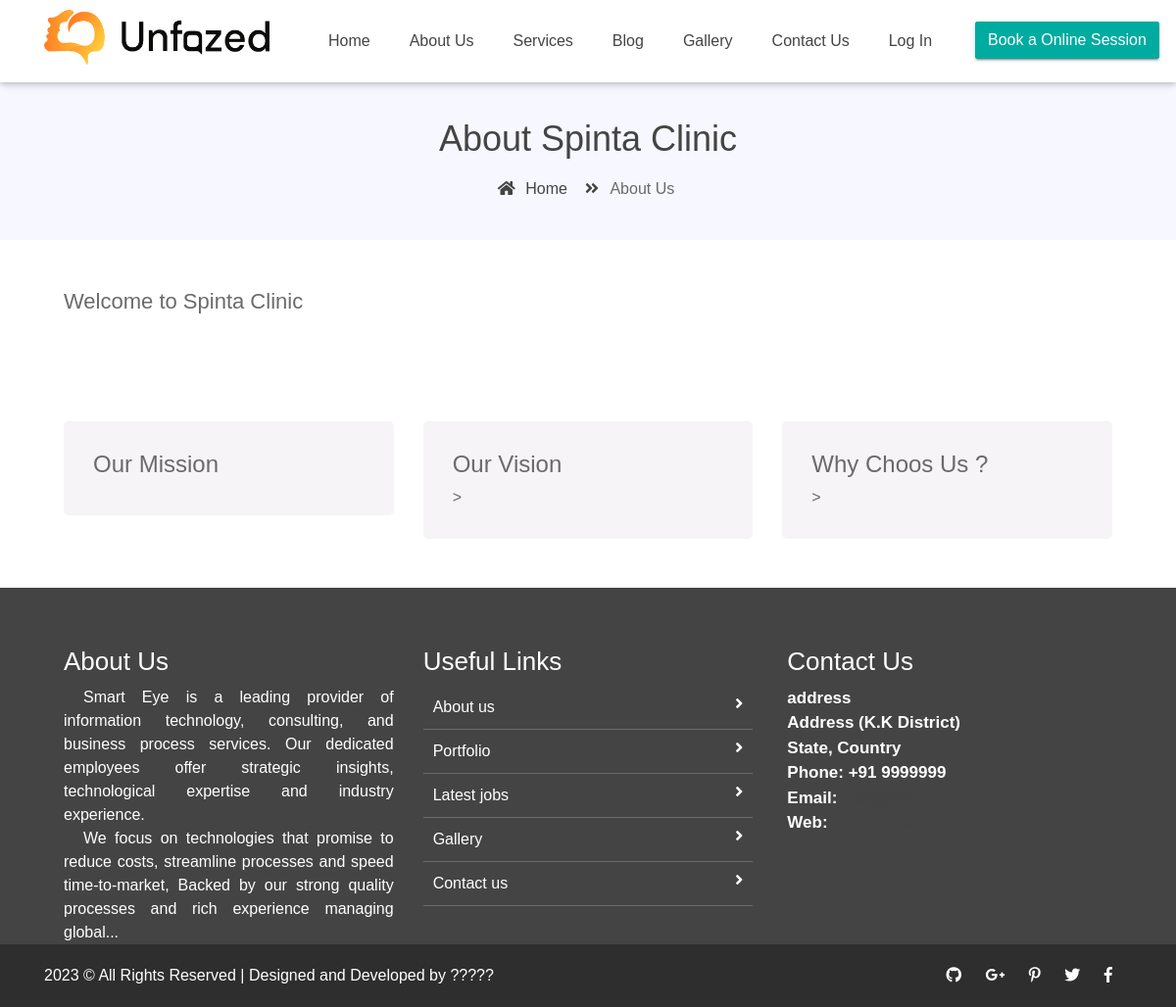
The app's page /about_us, older data.
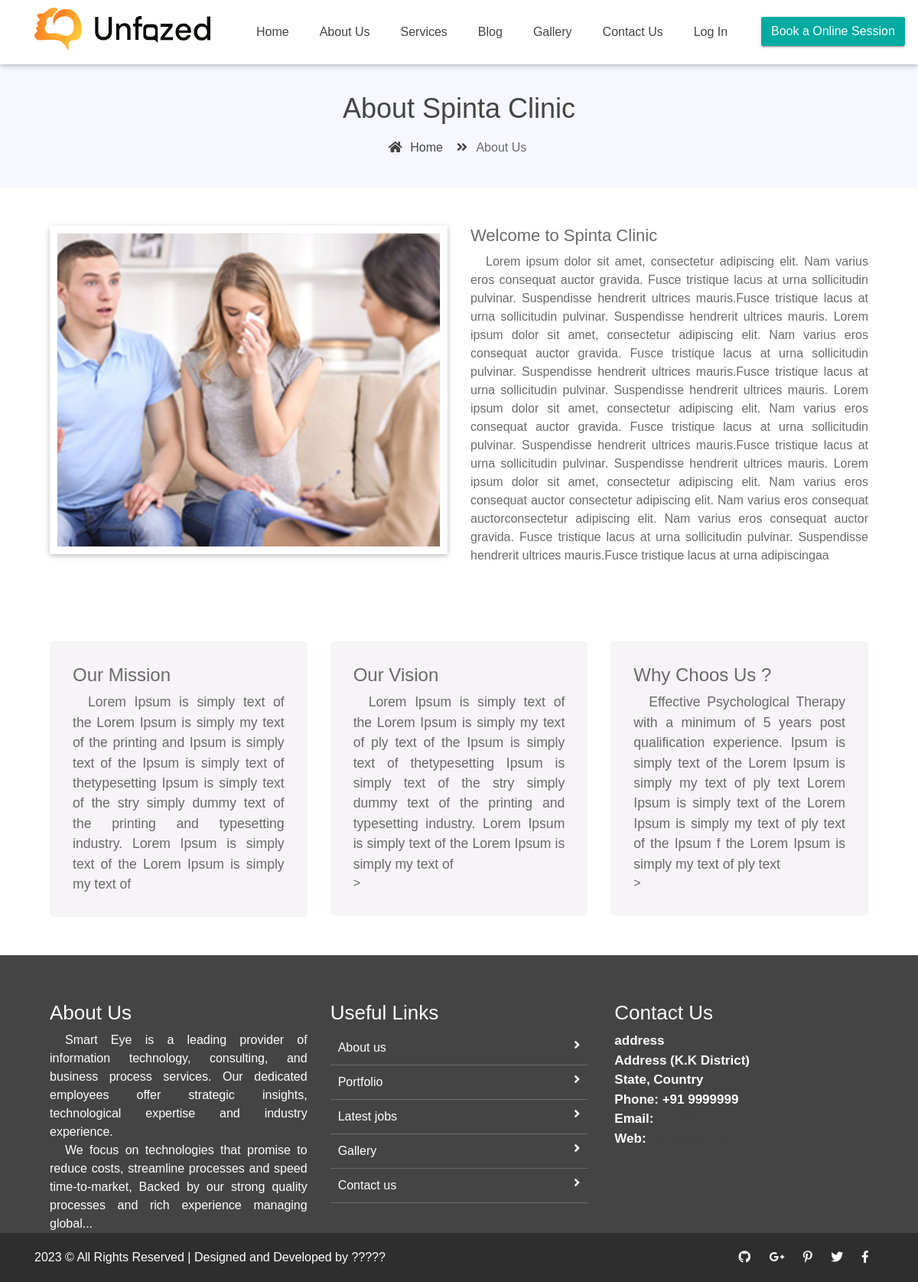
The same page, newer data.
### app1/models.py (models this page shows, shortened)
class About_us(models.Model):
	srno = models.CharField(max_length=10, null=True,blank=True)
	content = models.CharField(max_length=1500)
	image = models.ImageField(upload_to='about_us')
	def __str__(self):
		return (self.srno)

class mission_vision(models.Model):
	name = models.CharField(max_length=20)
	mission = models.CharField(max_length=500,null=True,blank=True)
	vision = models.CharField(max_length=500, null=True,blank=True)
	why_choose_us = models.CharField(max_length=500,null=True,blank=True)

### app1/views.py (the view)
# urls.py: path('about_us',views.about_us, name='about_us'),
def about_us(request):
	about = About_us.objects.all()
	print(about)
	mission_vision_whychooseus = mission_vision.objects.all()
	context = {
	'About' : about,
	'mvw'   : mission_vision_whychooseus,
	}
	return render(request,"about_us.html",context)

### app1/templates/about_us.html
{% extends 'base.html' %}
{% block content %}
{% load static %}
               <div class="page-nav no-margin row">
                   <div class="container">
                       <div class="row">
                           <h2>About Spinta Clinic</h2>
                           <ul>
                               <li> <a href="#"><i class="fas fa-home"></i> Home</a></li>
                               <li><i class="fas fa-angle-double-right"></i> About Us</li>
                           </ul>
                       </div>
                   </div>
               </div>
            <div class="about-us">
                <div class="container">
                    <div class="row">
                        {% for i in About %}
                        <div class="col-md-6 col-sm-12">
                            <img src="{{i.image.url}}" alt="">
                        </div>
                        {% endfor %}
                        <div class="col-md-6 col-sm-12">
                            <h2>Welcome to  Spinta  Clinic</h2>
                        {% for i in About %}
                            <p>{{i.content}}aa</p>
                        {% endfor %}
                        </div>
                    </div>
                </div>
            </div>
  	<div class="mosion-vision">
  	    <div class="container">
  	        <div class="row">
  	            <div class="col-lg-4 col-md-12">
  	                <div class="single-dd">
  	                    <h4>Our Mission</h4>
                        {% for i in mvw %}
  	                    <p>{{i.mission}}</p>
  	                    {% endfor %}
  	                </div>
  	            </div>
  	            <div class="col-lg-4 col-md-12">
  	                 <div class="single-dd">
  	                    <h4>Our Vision</h4>
  	                    {% for i in mvw %}
                        <p>{{i.vision}}</p>
                        {% endfor %}>
  	                </div>
  	            </div>
  	            <div class="col-lg-4 col-md-12">
  	                 <div class="single-dd">
  	                    <h4>Why Choos Us ?</h4>
  	                    {% for i in mvw %}
                        <p>{{i.why_choose_us}}</p>
                        {% endfor %}>
  	                </div>
  	            </div>
  	        </div>
  	    </div>
  	</div>
{% endblock %}

### app1/templates/base.html (shortened to what this page needs)
{% load static %}
<!doctype html>
<html lang="en">
<head>
    <link rel="stylesheet" href="{% static 'assets/css/bootstrap.min.css' %}">
    <link rel="stylesheet" href="{% static 'assets/css/fontawsom-all.min.css' %}">
    <link rel="stylesheet" href="{% static 'assets/plugins/slider/css/owl.carousel.min.css' %}">
    <link rel="stylesheet" href="{% static 'assets/plugins/slider/css/owl.theme.default.css' %}">
    <link rel="stylesheet" type="text/css" href="{% static 'assets/css/style.css' %}" />
</head>
<body class="active-preloader-ovh">
    <header id="menu-jk">
        <nav>
            <div class="container">
                <div class="row nav-ro">
                   <div class="col-lg-3 col-md-4 col-sm-6">
                       <a href="/"><img src="{% static 'assets/images/logo1.png' %}" alt=""></a>
                   </div>
                   <div id="menu" class="col-lg-7 col-md-8 d-none d-md-block no-padding">
                       <ul>
                            <li><a href="/">Home</a></li>
                            <li><a href="{% url 'about_us' %}">About Us</a></li>
                            <li><a href="{% url 'service' %}">Services</a></li>
                            <li><a href="{% url 'blog' %}">Blog</a></li>
                            <li><a href="{% url 'gallery' %}">Gallery</a></li>
                            <li><a href="{% url 'contact_us' %}">Contact Us</a></li>
                            <li><a href="{% url 'login' %}">Log In</a></li>
                        </ul>
                   </div>
                   <div class="col-sm-2 d-none d-lg-block">
                       <a href="{% url 'appointment' %}"><button class="btn btn-success">Book a Online Session</button></a>
                   </div>
                </div>
            </div>
        </nav>
    </header>
{% block content %}  {% endblock %}
        <footer class="footer">
            <div class="container">
                <div class="row">
                    <div class="col-md-4 col-sm-12">
                        <h2>About Us</h2>
                        <p>
                            Smart Eye is a leading provider of information technology, consulting, and business process services. Our dedicated employees offer strategic insights, technological expertise and industry experience.
                        </p>
                        <p>We focus on technologies that promise to reduce costs, streamline processes and speed time-to-market, Backed by our strong quality processes and rich experience managing global... </p>
                    </div>
                    <div class="col-md-4 col-sm-12">
                        <h2>Useful Links</h2>
                        <ul class="list-unstyled link-list">
                            <li><a ui-sref="about" href="{% url 'about_us' %}">About us</a><i class="fa fa-angle-right"></i></li>
                            <li><a ui-sref="portfolio" href="#/portfolio">Portfolio</a><i class="fa fa-angle-right"></i></li>
                            <li><a ui-sref="products" href="#/products">Latest jobs</a><i class="fa fa-angle-right"></i></li>
                            <li><a ui-sref="gallery" href="{% url 'gallery' %}">Gallery</a><i class="fa fa-angle-right"></i></li>
                            <li><a ui-sref="contact" href="{% url 'contact_us' %}">Contact us</a><i class="fa fa-angle-right"></i></li>
                        </ul>
                    </div>
                    <div class="col-md-4 col-sm-12 map-img">
                        <h2>Contact Us</h2>
                        <address class="md-margin-bottom-40">
                            address <br>
                            Address (K.K District) <br>
                            State, Country <br>
                            Phone: +91 9999999 <br>
                            Email: <a href="mailto:info@abcd.com" class="">info@abcd.in</a><br>
                            Web: <a href="smart-eye.html" class="">www.abcd.in</a>
                        </address>
                    </div>
                </div>
            </div>
        </footer>
        <div class="copy">
                <div class="container">
                    <a href="https://www.smarteyea.com/">2023 &copy; All Rights Reserved | Designed and Developed by ?????</a>
                    <span>
                    <a><i class="fab fa-github"></i></a>
                    <a><i class="fab fa-google-plus-g"></i></a>
                    <a><i class="fab fa-pinterest-p"></i></a>
                    <a><i class="fab fa-twitter"></i></a>
                    <a><i class="fab fa-facebook-f"></i></a>
            </span>
                </div>
            </div>
</body>
</html>

### app1/static/assets/css/style.css (style rules this page uses)
* { margin: 0px; padding: 0px; list-style: none; }
img { max-width: 100%; }
a { text-decoration: none; outline: none; color: #444; }
ul { margin-bottom: 0; padding-left: 0; }
html, body p { margin-bottom: 0px; width: 100%; }
.no-padding { padding: 0px; }
.no-margin { margin: 0px; }
::placeholder { color: #747f8a !important; font-size: 13px; opacity: .5 !important; }
h1, h2, h3, h4, h5, h6 { font-family: "mouse-500", Arial, Helvetica, sans-serif; }
body { background-color: #f7f7ff !important; font-family: "mouse-300", Arial, Helvetica, sans-serif; color: #6A6A6A; }
.page-nav { padding: 40px; text-align: center; padding-top: 120px; }
.page-nav ul { float: none; margin: auto; }
.page-nav h2 { font-size: 36px; width: 100%; color: #444; }
.page-nav ul li { float: left; margin-right: 10px; margin-top: 10px; font-size: 16px; }
.page-nav ul li i { width: 30px; text-align: center; color: #444; }
.page-nav ul li a { color: #444; }
.btn-success { background-color: #00ab9f; border-color: #00ab9f; }
.btn { box-shadow: 0 3px 1px -2px rgba(0, 0, 0, 0.2), 0 2px 2px 0 rgba(0, 0, 0, 0.14), 0 1px 5px 0 rgba(0, 0, 0, 0.12); border-radius: 2px; }
header { box-shadow: 0 2px 5px 0 rgba(0, 0, 0, 0.16), 0 2px 10px 0 rgba(0, 0, 0, 0.12); background-color: #FFF; position: absolute; width: 100%; z-index: 9999; }
header ul li { float: left; padding: 30px 20px; font-family: "mouse-500", Arial, Helvetica, sans-serif; font-size: 16px; }
header img { margin-top: 10px; max-width: 230px; }
header .btn { font-family: "mouse-500", Arial, Helvetica, sans-serif; margin-top: 22px; }
.scroll-to-fixed-fixed { box-shadow: 0 2px 5px 0 rgba(0, 0, 0, 0.16), 0 2px 10px 0 rgba(0, 0, 0, 0.12); background-color: #FFF; z-index: 9999; }
.mosion-vision { padding: 50px; background-color: #FFF; }
.mosion-vision .single-dd { background-color: #f6f4f6; padding: 30px; border-radius: 5px; }
.mosion-vision .single-dd p { font-size: 1.1rem; text-indent: 20px; text-align: justify; }
.footer { padding: 50px; padding-bottom: 0px; background-color: #444; color: #FFF; }
.footer h2 { font-size: 26px; margin-top: 10px; }
.footer p { text-align: justify; text-indent: 20px; }
.footer .link-list li { padding: 10px; border-bottom: 1px solid #6C6C6C; }
.footer .link-list li a { color: #FFF; }
.footer .link-list li i { float: right; }
.footer .map-img { font-weight: 600; font-size: 17px; padding-left: 20px; }
.copy { padding: 20px; background-color: #2E2E2E; color: #FFF; }
.copy a { color: #FFF; }
.copy span { float: right; }
.copy span i { margin-right: 20px; }
.about-us { padding: 50px; background-color: #FFF; }
.about-us img { width: 100%; padding: 10px; background-color: #FFF; box-shadow: 0 2px 5px 0 rgba(0, 0, 0, 0.16), 0 2px 10px 0 rgba(0, 0, 0, 0.12); }
.about-us h2 { font-size: 22px; }
.about-us p { text-align: justify; text-indent: 20px; }

Row changes from the older to the newer data that the page shows:
added About_us: image (picture), content "Lorem ipsum dolor sit amet, consectetur adipiscing elit. Nam varius eros consequat auctor gravida. Fusce tristique lacus at urna sollicitudin pulvinar. Suspendisse hendrerit ultrices mauris.Fusce tristique lacus at urna sollicitudin pulvinar. Suspendisse hendrerit ultrices mauris. Lorem ipsum dolor sit amet, consectetur adipiscing elit. Nam varius eros consequat auctor gravida. Fusce tristique lacus at urna sollicitudin pulvinar. Suspendisse hendrerit ultrices mauris.Fusce tristique lacus at urna sollicitudin pulvinar. Suspendisse hendrerit ultrices mauris. Lorem ipsum dolor sit amet, consectetur adipiscing elit. Nam varius eros consequat auctor gravida. Fusce tristique lacus at urna…"
added mission_vision: mission "Lorem Ipsum is simply text of the Lorem Ipsum is simply my text of the printing and Ipsum is simply text of the Ipsum is simply text of thetypesetting Ipsum is simply text of the stry simply dummy text of the printing and typesetting industry. Lorem Ipsum is simply text of the Lorem Ipsum is simply my text of", vision "Lorem Ipsum is simply text of the Lorem Ipsum is simply my text of ply text of the Ipsum is simply text of thetypesetting Ipsum is simply text of the stry simply dummy text of the printing and typesetting industry. Lorem Ipsum is simply text of the Lorem Ipsum is simply my text of", why_choose_us "Effective Psychological Therapy with a minimum of 5 years post qualification experience. Ipsum is simply text of the Lorem Ipsum is simply my text of ply text Lorem Ipsum is simply text of the Lorem Ipsum is simply my text of ply text of the Ipsum f the Lorem Ipsum is simply my text of ply text"
